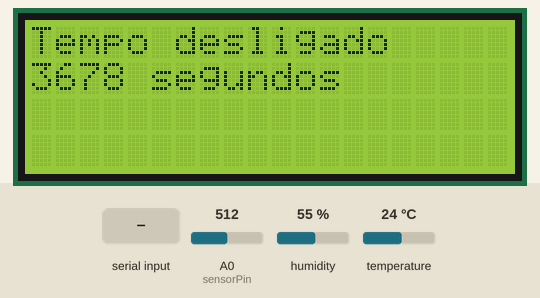
This sketch was run on a simulated Arduino Mega 2560, built with avr-gcc and run on an emulated ATmega2560. Shown: 20×4 character LCD. The test bench sets the inputs (shaded band); at power-on: humidity 55 %, A0 (sensorPin) = 512, temperature 24 °C. The local clock reads 2024-03-15 10:24:30 at power-on unless the sketch sets it; EEPROM starts erased; what the sketch prints to the serial monitor is not drawn.

Above: at 0.4 s.
5.9 s: humidity set to 22 %
At 16.65 s:
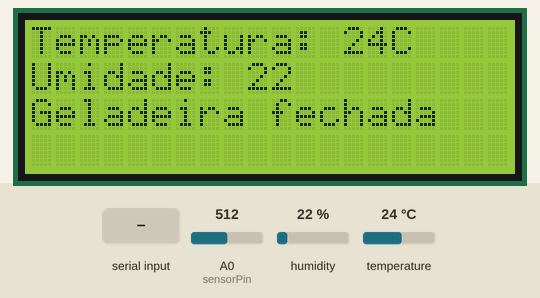
18.2 s: A0 (sensorPin) set to 0
At 28.19 s:
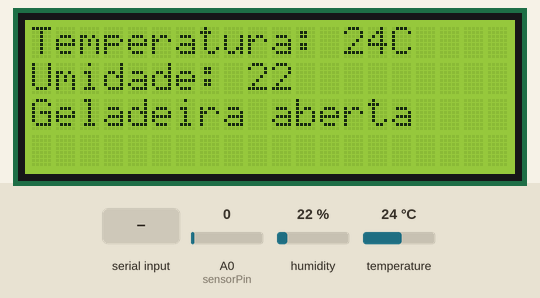
29.7 s: temperature set to 12 °C
At 41.0 s:
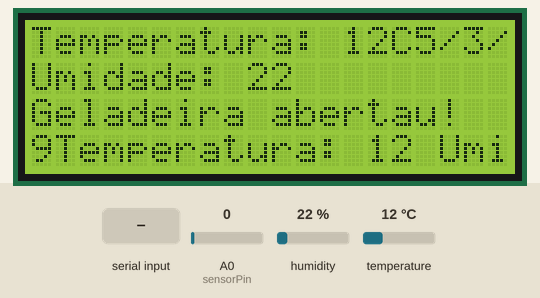
41.3 s: humidity set to 40 %
At 47.8 s:
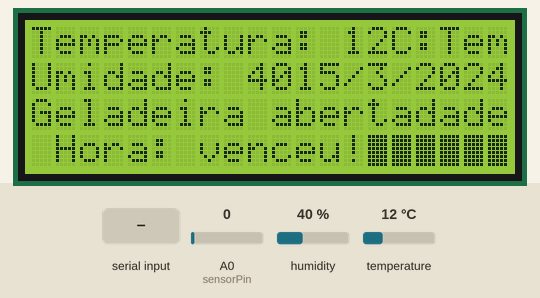
55.3 s: "OK\n" received over Serial
69.3 s: temperature set to 19 °C
At 76.01 s:
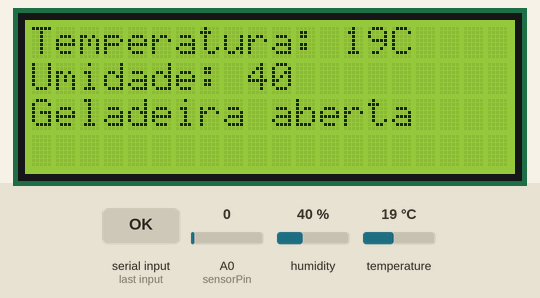
Timing chart, 0 to 77.5 s (numbered marks = the images above; inputs shaded):
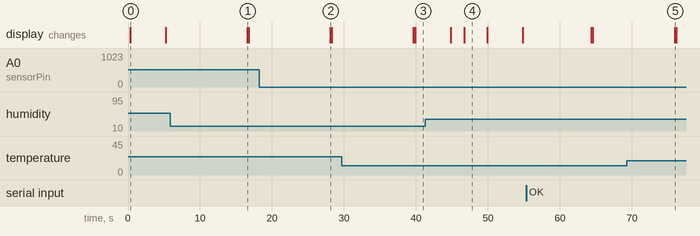

Measured:
- after the input at 5.9 s, the display: changes after 10.6 s (image 1)
- after the input at 18.2 s, the display: changes after 9.9 s (image 2)
- after the input at 69.3 s, the display: changes after 6.6 s (image 5)
- what the display in image 0 shows lasts 4.9 s, from 0.3 s to 5.2 s
- what the display in image 4 shows lasts 3.2 s, from 46.7 s to 49.9 s

The sketch:

arduinoPI.ino
```cpp
#include <SoftwareSerial.h>
#include <EEPROM.h>
#include <LiquidCrystal.h>
#include "DHT.h"
#include <Wire.h>
#include <RTClib.h>
#define DHTPIN A1 // pino que estamos conectado
#define DHTTYPE DHT11 // DHT 11

RTC_DS1307 rtc;
DHT dht(DHTPIN, DHTTYPE);
LiquidCrystal lcd(12, 11, 5, 4, 3, 2);
SoftwareSerial mySerial(52, 50); // RX, TX
const int sensorPin = A0;

String stringRecebida = "";
String horaDesligou = "";

int avisoValidade = 0;
int pos = 1;
bool achou = false;
bool ligado = false;

int temp() {
  return dht.readTemperature();
}

int umid() {
  return dht.readHumidity();
}

String obterData() {
  DateTime now = rtc.now();

  String string = String(now.day()) + "/" + String(now.month()) + "/" + String(now.year());
  return string;
}

String obterHorario() {
  DateTime now = rtc.now();
  String horario = String(now.hour()) + ":" + String(now.minute()) + ":" + String(now.second());
  return horario;
}

void atualizarBlocoRelatorio() {
  int temperatura = temp();
  int umidade = umid();
  String stringAtual = obterData();
  String horarioAtual = obterHorario();

  String stringRelatorio = "Temperatura: " + String(temperatura) + "\nUmidade: " + String(umidade) +
                      "\nData: " + stringAtual + " Hora: " + horarioAtual;

  escreveStringEEPROM(1, stringRelatorio);
}


void relatorio() {
  int qtde = EEPROM.read(0);
  String msg = (leStringEEPROM(1)) + "\n";
  for (int i = 1; i <= qtde; ++i) {
    String stringArmazenada = leStringEEPROM(i * 100);
    int qtdeEspaco = stringArmazenada.lastIndexOf(" ");
    if (qtdeEspaco != -1) {
      String nomeProduto = stringArmazenada.substring(0, qtdeEspaco);
      String diasVencimentoStr = stringArmazenada.substring(qtdeEspaco + 1);
      DateTime stringVencimento = DateTime(
          diasVencimentoStr.substring(6).toInt(),
          diasVencimentoStr.substring(3, 5).toInt(),
          diasVencimentoStr.substring(0, 2).toInt(),
          0, 0, 0
      );
      int diasVencimento = (stringVencimento - rtc.now()).days();
      if (diasVencimento < 10) {
        msg += String(i) + " - ";
        msg += nomeProduto;
        if (diasVencimento == 0) {
          msg += " expira hoje!\n";
        }
        else if (diasVencimento < 0) {
          msg += " já expirou!\n";
        }
        else {
          msg += " expira em ";
          msg += diasVencimento;
          msg += " dias.\n";
        }
      }
    } else {
      Serial.println("Erro: Formato de dados do produto inválido.");
    }
  }
  if(horaDesligou.length() > 2)
    msg += "\n\nUltimo relatório antes de desligar:\n" + horaDesligou;
  mySerial.println(msg);
}

void escreveStringEEPROM(int endereco, const String &string) {
  EEPROM.write(endereco, string.length());
  endereco++;
  for (int i = 0; i < string.length(); ++i) {
    EEPROM.write(endereco + i, string[i]);
  }
  EEPROM.write(endereco + string.length(), '\0');
}

String leStringEEPROM(int endereco) {
  String string = "";
  int length = EEPROM.read(endereco);
  endereco++;
  for (int i = 0; i < length; ++i) {
    string += char(EEPROM.read(endereco + i));
  }

  return string;
}

void listaStringsArmazenadas() {
  String msg = "Alimentos\n";
  int qtde = EEPROM.read(0);

  for (int i = 1,  j = 1; i <= qtde; ++i, j++) {
    String string = leStringEEPROM(i * 100);
    msg += String(j) + " - " + string + "\n";
  }

  // imprimir no Serial
  Serial.println(msg);

  // enviar via Bluetooth
  mySerial.println(msg);
}


void limpaEEPROM() {
  Serial.println("Excluindo todas as strings armazenadas na EEPROM...");
  EEPROM.write(0, 0);
  for (int i = 2; i <= EEPROM.read(0) * 100; ++i) {
    EEPROM.write(i, 0);
  }

  Serial.println("Tudo foi excluído!");
}

void deletaString(int index) {
  int qtde = EEPROM.read(0);

  if (index > 0 && index <= qtde) {
    Serial.print("Excluindo string no índice ");
    Serial.println(index);

    int enderecoParaDeletar = index * 100;

    int lengthDeletar = EEPROM.read(enderecoParaDeletar);
    for (int i = index + 1; i <= qtde; ++i) {
      String proxString = leStringEEPROM(i * 100);
      escreveStringEEPROM((i - 1) * 100, proxString);
    }

    qtde--;
    EEPROM.write(0, qtde);


    for (int i = (qtde + 1) * 100; i < (qtde + 2) * 100; ++i) { // evitar duplicar
      EEPROM.write(i, 0);
    }

    Serial.println("String excluída com sucesso!");
  } else {
    Serial.println("Índice inválido. Nenhuma string excluída.");
  }
}

void processarComando(const String &comando) {
  if (comando.startsWith("OK") || comando.startsWith("+DISC:SUCCESS")) {
    Serial.println("String ignorada: " + comando);
  } else if(comando.equals("consultar")){
    listaStringsArmazenadas();
  } else if (comando.equals("excluir")) {
    limpaEEPROM();
  } else if (comando.equals("relatorio")) {
    relatorio();
  } else if (comando.startsWith("excluir ")) {
    int index = comando.substring(8).toInt();
    deletaString(index);
  } else {
    // entra somente alimentos
    int qtde = EEPROM.read(0);
    qtde++;
    EEPROM.write(0, qtde);
    escreveStringEEPROM(qtde * 100, comando);
    Serial.print("Quantidade de strings armazenadas: ");
    Serial.println(qtde);
  }
}

String luz(){
  int valorLuz = analogRead(sensorPin);
  if (valorLuz > 500) {
    return "Geladeira fechada";
  }
  else {
    return "Geladeira aberta";
  }
}

void mostrarlcd()
{
  String msg = "";
  int qtde = EEPROM.read(0);
  lcd.clear();
  for (;pos <= qtde && !achou; pos++) {
    String stringArmazenada = leStringEEPROM(pos * 100);
    int qtdeEspaco = stringArmazenada.lastIndexOf(" ");
    if (qtdeEspaco != -1) {
      String nomeProduto = stringArmazenada.substring(0, qtdeEspaco);
      String diasVencimentoStr = stringArmazenada.substring(qtdeEspaco + 1);
      DateTime stringVencimento = DateTime(
          diasVencimentoStr.substring(6).toInt(),
          diasVencimentoStr.substring(3, 5).toInt(),
          diasVencimentoStr.substring(0, 2).toInt(),
          0, 0, 0
      );
      int diasVencimento = (stringVencimento - rtc.now()).days();
      if (diasVencimento <= 10) {
        achou = true;
        avisoValidade++;
        msg += nomeProduto;
        if (diasVencimento == 0) {
          msg += " vence hoje!";
        }
        else if (diasVencimento < 0) {
          msg += " venceu!";
        }
        else {
          msg += " ";
          msg += diasVencimento;
          msg += " dias.";
        }
        lcd.setCursor(0, 3);
        lcd.print(msg);
      }
    } else {
      Serial.println("Erro: Formato de dados do produto inválido.");
    }
  }
  if(pos > qtde)
    pos = 0;
  achou = false;
  lcd.setCursor(0, 0);
  lcd.print("Temperatura: " + String(temp()) + "C");
  lcd.setCursor(0, 1);
  lcd.print("Umidade: " + String(umid())) + "%";
  lcd.setCursor(0, 2);
  lcd.print(luz());
}

void setup() {
  Serial.begin(9600);
  dht.begin();
  mySerial.begin(9600);
  rtc.begin();
  // rtc.adjust(DateTime(2023, 11, 21, 15, 38, 00));
  lcd.begin(20, 4);

  String stringArmazenada = leStringEEPROM(1);
  Serial.println("Dados Armazenados: \n" + stringArmazenada);
  horaDesligou = stringArmazenada;

  int posData = stringArmazenada.indexOf("Data:");
  int posHora = stringArmazenada.indexOf("Hora:");
  String dataString = stringArmazenada.substring(posData + 6, posHora - 1);
  String horaString = stringArmazenada.substring(posHora + 6);

  dataString.trim();
  horaString.trim();

  DateTime dataArmazenada = DateTime(
    dataString.substring(6, 10).toInt(), // Ano
    dataString.substring(3, 5).toInt(),  // Mês
    dataString.substring(0, 2).toInt(),  // Dia
    horaString.substring(0, 2).toInt(),  // Hora
    horaString.substring(3, 5).toInt(),  // Minuto
    horaString.substring(6, 8).toInt()   // Segundo
  );

  DateTime dataAtual = rtc.now();

  int diferencaEmMinutos = (dataAtual - dataArmazenada).totalseconds();
  lcd.clear();
  lcd.setCursor(0, 0);
  lcd.print("Tempo desligado");
  lcd.setCursor(0, 1);
  lcd.print(String(diferencaEmMinutos) + " segundos");
  delay(3000);

  Serial.println("Diferença em segundos: " + String(diferencaEmMinutos));
}

String diasDaSemana(int dia) {
  switch (dia) {
    case 1:
      return "Domingo";
    case 2:
      return "Segunda-feira";
    case 3:
      return "Terça-feira";
    case 4:
      return "Quarta-feira";
    case 5:
      return "Quinta-feira";
    case 6:
      return "Sexta-feira";
    case 7:
      return "Sábado";
    default:
      return "Desconhecido";
  }
}

void limparEEPROM() {
  Serial.println("limpando...");
  int tamanhoEEPROM = EEPROM.length();

  for (int i = 0; i < tamanhoEEPROM; ++i) {
    EEPROM.write(i, 0xFF);
  }
  Serial.println("limpo!");
}

void loop() {
  static unsigned long ultimaAtualizacao = 0;
  unsigned long tempoLigado = millis();

  if (tempoLigado - ultimaAtualizacao >= 5000) {
    atualizarBlocoRelatorio();
    ultimaAtualizacao = tempoLigado;
    mostrarlcd();
    if(avisoValidade == 5) {
      mySerial.println("");
      avisoValidade = 0;
    }
  }

  if (mySerial.available()) {
    char c = mySerial.read();
    stringRecebida += c; // Adicionar o caractere à string recebida
    if (stringRecebida.indexOf("X0") != -1) {
      Serial.print("String recebida: ");
      Serial.println(stringRecebida);
      stringRecebida.replace("X0", "");

      if(stringRecebida.length() > 4)
        processarComando(stringRecebida);

      stringRecebida = "";
    }
  }

  if (Serial.available()) {
    char c = Serial.read();
    mySerial.write(c);
  }
}
```
